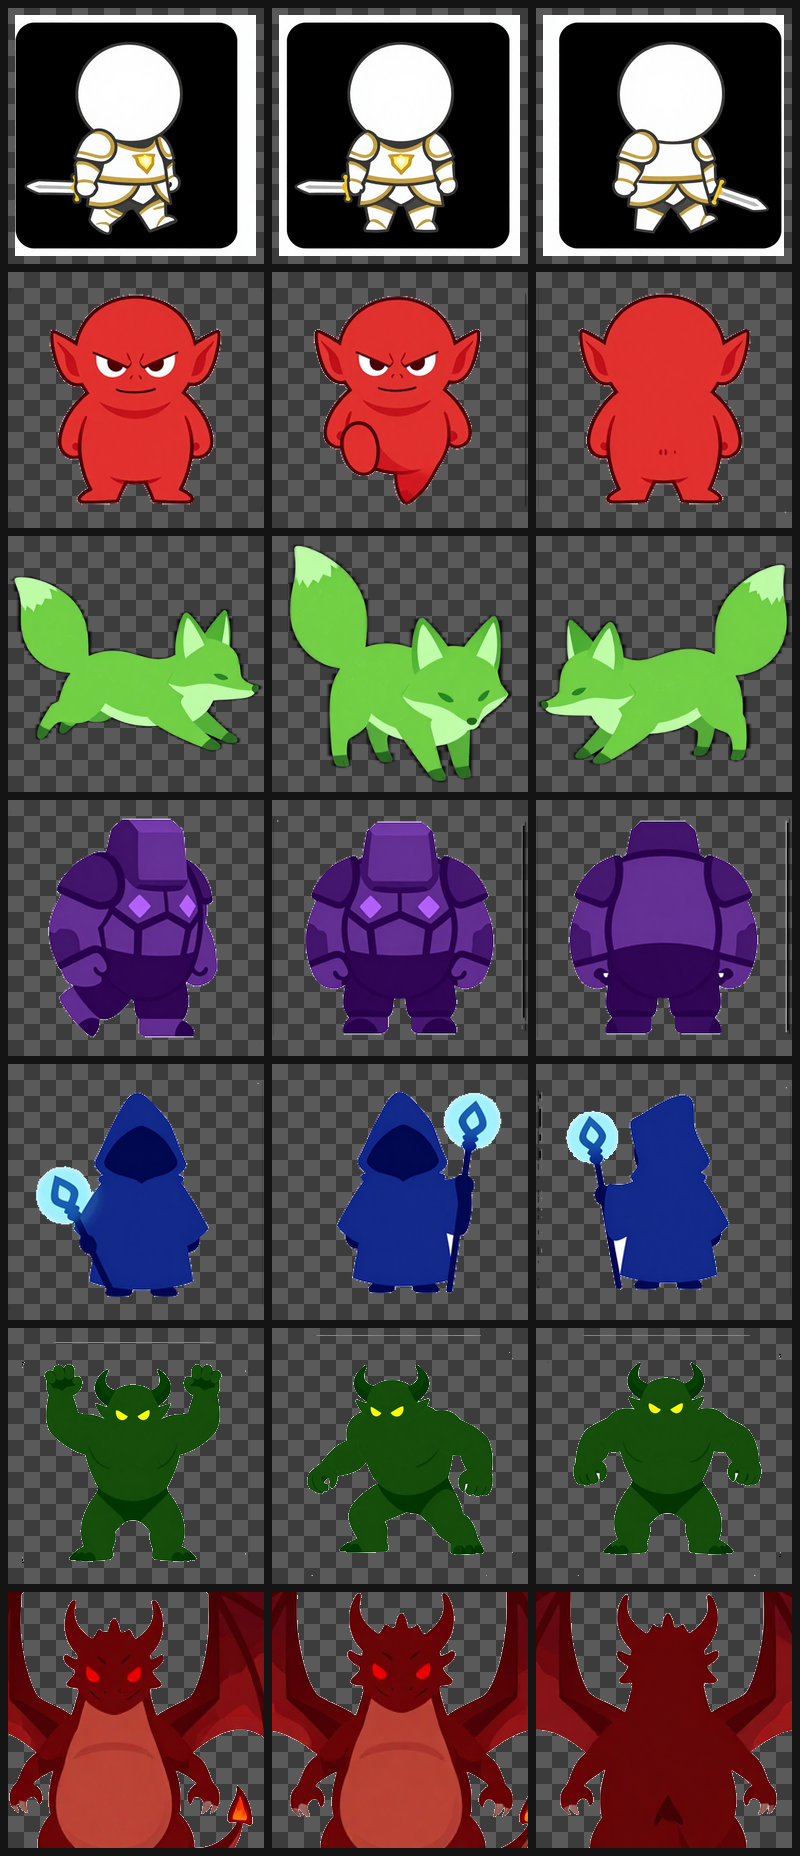

This figure's Python source:
#!/usr/bin/env python3
"""QC the cardkey-cleared anim frames: near-white %, aspect, fill +
checkerboard contact sheet (qc_check3.png)."""
import os
from PIL import Image

HERE = os.path.dirname(os.path.abspath(__file__))
NAMES = ["player", "enemy_basic", "enemy_fast", "enemy_tanky",
         "enemy_ranged", "enemy_miniboss", "enemy_boss"]
NF = 3

print(f"{'char':<14} {'aspect':<6} {'nearWhite%':<12} {'fill%':<8} bbox")
rows = []
for name in NAMES:
    stats = []
    imgs = []
    for i in range(NF):
        im = Image.open(os.path.join(HERE, f"{name}_f{i}.png")).convert("RGBA")
        box = im.getbbox()
        w, h = box[2] - box[0], box[3] - box[1]
        opq = nw = 0
        for y in range(box[1], box[3], 2):
            for x in range(box[0], box[2], 2):
                p = im.getpixel((x, y))
                if p[3] > 0:
                    opq += 1
                    if p[0] > 195 and p[1] > 195 and p[2] > 195:
                        nw += 1
        stats.append((round(w / h, 2), round(100 * nw / opq, 1), round(100 * opq * 4 / (w * h), 1), f"{w}x{h}"))
        imgs.append(im)
    a0, nw0, fill0, b0 = stats[0]
    flag = "  <== WHITE-CARD?" if max(s[1] for s in stats) > 25 else ""
    print(f"{name:<14} {a0:<6} {nw0:<12} {fill0:<8} {b0}{flag}")
    rows.append((name, imgs, stats))

# checkerboard contact sheet: 7 rows x 3 cols, each cell 256
def checker(size=64):
    img = Image.new("RGBA", (size, size), (0, 0, 0, 0))
    px = img.load()
    for y in range(size):
        for x in range(size):
            if (x // 16 + y // 16) % 2 == 0:
                px[x, y] = (90, 90, 90, 255)
            else:
                px[x, y] = (60, 60, 60, 255)
    return img

CELL = 256
PAD = 8
sheet = Image.new("RGBA", (3 * (CELL + PAD) + PAD, len(rows) * (CELL + PAD) + PAD), (20, 20, 20, 255))
for r, (name, imgs, stats) in enumerate(rows):
    for i, im in enumerate(imgs):
        x = PAD + i * (CELL + PAD)
        y = PAD + r * (CELL + PAD)
        tile = checker(CELL)
        tile.alpha_composite(im, ((CELL - im.width) // 2, (CELL - im.height) // 2))
        sheet.alpha_composite(tile, (x, y))
out = os.path.join(HERE, "qc_check3.png")
sheet.save(out)
print("sheet:", out, sheet.size)
